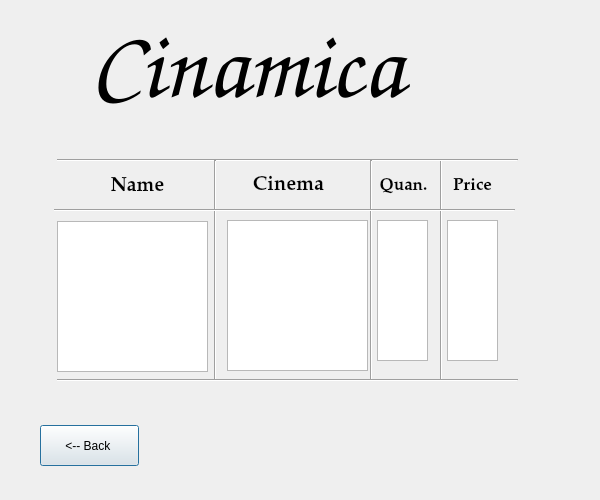
<?xml version="1.0" encoding="UTF-8"?>
<ui version="4.0">
 <class>Page6</class>
 <widget class="QDialog" name="Page6">
  <property name="geometry">
   <rect>
    <x>0</x>
    <y>0</y>
    <width>600</width>
    <height>500</height>
   </rect>
  </property>
  <property name="windowTitle">
   <string>Dialog</string>
  </property>
  <widget class="QLabel" name="label_3">
   <property name="geometry">
    <rect>
     <x>233</x>
     <y>170</y>
     <width>111</width>
     <height>31</height>
    </rect>
   </property>
   <property name="font">
    <font>
     <family>URW Palladio L</family>
     <pointsize>15</pointsize>
     <weight>75</weight>
     <bold>true</bold>
    </font>
   </property>
   <property name="text">
    <string>Cinema</string>
   </property>
   <property name="alignment">
    <set>Qt::AlignCenter</set>
   </property>
  </widget>
  <widget class="QPushButton" name="pushButton_8">
   <property name="geometry">
    <rect>
     <x>40</x>
     <y>425</y>
     <width>99</width>
     <height>41</height>
    </rect>
   </property>
   <property name="text">
    <string>&lt;-- Back </string>
   </property>
  </widget>
  <widget class="QListWidget" name="CinemaLs">
   <property name="geometry">
    <rect>
     <x>227</x>
     <y>220</y>
     <width>141</width>
     <height>151</height>
    </rect>
   </property>
  </widget>
  <widget class="Line" name="line_3">
   <property name="geometry">
    <rect>
     <x>386</x>
     <y>160</y>
     <width>111</width>
     <height>221</height>
    </rect>
   </property>
   <property name="orientation">
    <enum>Qt::Vertical</enum>
   </property>
  </widget>
  <widget class="Line" name="line_4">
   <property name="geometry">
    <rect>
     <x>57</x>
     <y>140</y>
     <width>461</width>
     <height>41</height>
    </rect>
   </property>
   <property name="orientation">
    <enum>Qt::Horizontal</enum>
   </property>
  </widget>
  <widget class="Line" name="line_2">
   <property name="geometry">
    <rect>
     <x>326</x>
     <y>160</y>
     <width>91</width>
     <height>221</height>
    </rect>
   </property>
   <property name="orientation">
    <enum>Qt::Vertical</enum>
   </property>
  </widget>
  <widget class="QLabel" name="label_5">
   <property name="geometry">
    <rect>
     <x>437</x>
     <y>165</y>
     <width>71</width>
     <height>41</height>
    </rect>
   </property>
   <property name="font">
    <font>
     <family>URW Palladio L</family>
     <pointsize>13</pointsize>
     <weight>75</weight>
     <bold>true</bold>
    </font>
   </property>
   <property name="text">
    <string>Price</string>
   </property>
   <property name="alignment">
    <set>Qt::AlignCenter</set>
   </property>
  </widget>
  <widget class="Line" name="line">
   <property name="geometry">
    <rect>
     <x>170</x>
     <y>160</y>
     <width>91</width>
     <height>221</height>
    </rect>
   </property>
   <property name="orientation">
    <enum>Qt::Vertical</enum>
   </property>
  </widget>
  <widget class="QLabel" name="label_2">
   <property name="geometry">
    <rect>
     <x>67</x>
     <y>171</y>
     <width>141</width>
     <height>31</height>
    </rect>
   </property>
   <property name="font">
    <font>
     <family>URW Palladio L</family>
     <pointsize>15</pointsize>
     <weight>75</weight>
     <bold>true</bold>
    </font>
   </property>
   <property name="text">
    <string>Name</string>
   </property>
   <property name="alignment">
    <set>Qt::AlignCenter</set>
   </property>
  </widget>
  <widget class="QListWidget" name="NameLs">
   <property name="geometry">
    <rect>
     <x>57</x>
     <y>221</y>
     <width>151</width>
     <height>151</height>
    </rect>
   </property>
  </widget>
  <widget class="QLabel" name="label">
   <property name="geometry">
    <rect>
     <x>90</x>
     <y>5</y>
     <width>401</width>
     <height>121</height>
    </rect>
   </property>
   <property name="font">
    <font>
     <family>Comic Sans MS</family>
     <pointsize>72</pointsize>
     <weight>75</weight>
     <italic>true</italic>
     <bold>true</bold>
    </font>
   </property>
   <property name="text">
    <string>Cinamica</string>
   </property>
  </widget>
  <widget class="QListWidget" name="QuanLs">
   <property name="geometry">
    <rect>
     <x>377</x>
     <y>220</y>
     <width>51</width>
     <height>141</height>
    </rect>
   </property>
  </widget>
  <widget class="Line" name="line_7">
   <property name="geometry">
    <rect>
     <x>57</x>
     <y>365</y>
     <width>461</width>
     <height>31</height>
    </rect>
   </property>
   <property name="orientation">
    <enum>Qt::Horizontal</enum>
   </property>
  </widget>
  <widget class="Line" name="line_5">
   <property name="geometry">
    <rect>
     <x>54</x>
     <y>200</y>
     <width>461</width>
     <height>20</height>
    </rect>
   </property>
   <property name="orientation">
    <enum>Qt::Horizontal</enum>
   </property>
  </widget>
  <widget class="QListWidget" name="PriceLs">
   <property name="geometry">
    <rect>
     <x>447</x>
     <y>220</y>
     <width>51</width>
     <height>141</height>
    </rect>
   </property>
  </widget>
  <widget class="QLabel" name="label_4">
   <property name="geometry">
    <rect>
     <x>373</x>
     <y>170</y>
     <width>61</width>
     <height>31</height>
    </rect>
   </property>
   <property name="font">
    <font>
     <family>URW Palladio L</family>
     <pointsize>13</pointsize>
     <weight>75</weight>
     <bold>true</bold>
    </font>
   </property>
   <property name="text">
    <string>Quan.</string>
   </property>
   <property name="alignment">
    <set>Qt::AlignCenter</set>
   </property>
  </widget>
 </widget>
 <resources/>
 <connections/>
</ui>
